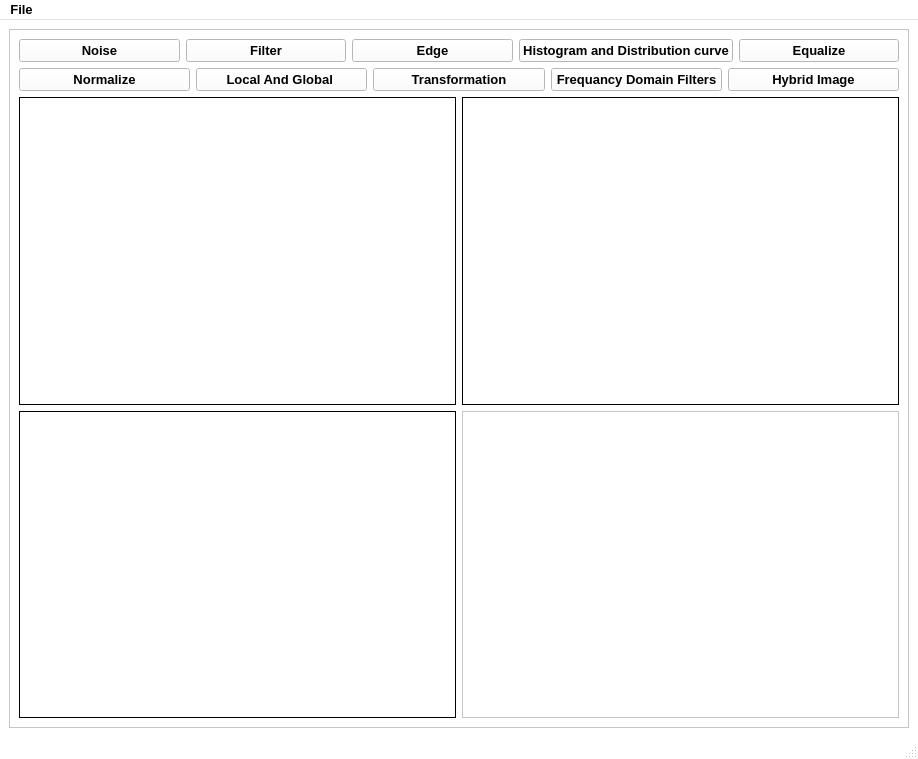
<?xml version="1.0" encoding="UTF-8"?>
<ui version="4.0">
 <class>MainWindow</class>
 <widget class="QMainWindow" name="MainWindow">
  <property name="geometry">
   <rect>
    <x>0</x>
    <y>0</y>
    <width>918</width>
    <height>759</height>
   </rect>
  </property>
  <property name="palette">
   <palette>
    <active>
     <colorrole role="WindowText">
      <brush brushstyle="SolidPattern">
       <color alpha="255">
        <red>0</red>
        <green>0</green>
        <blue>0</blue>
       </color>
      </brush>
     </colorrole>
     <colorrole role="Button">
      <brush brushstyle="SolidPattern">
       <color alpha="255">
        <red>255</red>
        <green>255</green>
        <blue>255</blue>
       </color>
      </brush>
     </colorrole>
     <colorrole role="Light">
      <brush brushstyle="SolidPattern">
       <color alpha="255">
        <red>255</red>
        <green>255</green>
        <blue>255</blue>
       </color>
      </brush>
     </colorrole>
     <colorrole role="Midlight">
      <brush brushstyle="SolidPattern">
       <color alpha="255">
        <red>255</red>
        <green>255</green>
        <blue>255</blue>
       </color>
      </brush>
     </colorrole>
     <colorrole role="Dark">
      <brush brushstyle="SolidPattern">
       <color alpha="255">
        <red>127</red>
        <green>127</green>
        <blue>127</blue>
       </color>
      </brush>
     </colorrole>
     <colorrole role="Mid">
      <brush brushstyle="SolidPattern">
       <color alpha="255">
        <red>170</red>
        <green>170</green>
        <blue>170</blue>
       </color>
      </brush>
     </colorrole>
     <colorrole role="Text">
      <brush brushstyle="SolidPattern">
       <color alpha="255">
        <red>0</red>
        <green>0</green>
        <blue>0</blue>
       </color>
      </brush>
     </colorrole>
     <colorrole role="BrightText">
      <brush brushstyle="SolidPattern">
       <color alpha="255">
        <red>255</red>
        <green>255</green>
        <blue>255</blue>
       </color>
      </brush>
     </colorrole>
     <colorrole role="ButtonText">
      <brush brushstyle="SolidPattern">
       <color alpha="255">
        <red>0</red>
        <green>0</green>
        <blue>0</blue>
       </color>
      </brush>
     </colorrole>
     <colorrole role="Base">
      <brush brushstyle="SolidPattern">
       <color alpha="255">
        <red>255</red>
        <green>255</green>
        <blue>255</blue>
       </color>
      </brush>
     </colorrole>
     <colorrole role="Window">
      <brush brushstyle="SolidPattern">
       <color alpha="255">
        <red>255</red>
        <green>255</green>
        <blue>255</blue>
       </color>
      </brush>
     </colorrole>
     <colorrole role="Shadow">
      <brush brushstyle="SolidPattern">
       <color alpha="255">
        <red>0</red>
        <green>0</green>
        <blue>0</blue>
       </color>
      </brush>
     </colorrole>
     <colorrole role="AlternateBase">
      <brush brushstyle="SolidPattern">
       <color alpha="255">
        <red>255</red>
        <green>255</green>
        <blue>255</blue>
       </color>
      </brush>
     </colorrole>
     <colorrole role="ToolTipBase">
      <brush brushstyle="SolidPattern">
       <color alpha="255">
        <red>255</red>
        <green>255</green>
        <blue>220</blue>
       </color>
      </brush>
     </colorrole>
     <colorrole role="ToolTipText">
      <brush brushstyle="SolidPattern">
       <color alpha="255">
        <red>0</red>
        <green>0</green>
        <blue>0</blue>
       </color>
      </brush>
     </colorrole>
    </active>
    <inactive>
     <colorrole role="WindowText">
      <brush brushstyle="SolidPattern">
       <color alpha="255">
        <red>0</red>
        <green>0</green>
        <blue>0</blue>
       </color>
      </brush>
     </colorrole>
     <colorrole role="Button">
      <brush brushstyle="SolidPattern">
       <color alpha="255">
        <red>255</red>
        <green>255</green>
        <blue>255</blue>
       </color>
      </brush>
     </colorrole>
     <colorrole role="Light">
      <brush brushstyle="SolidPattern">
       <color alpha="255">
        <red>255</red>
        <green>255</green>
        <blue>255</blue>
       </color>
      </brush>
     </colorrole>
     <colorrole role="Midlight">
      <brush brushstyle="SolidPattern">
       <color alpha="255">
        <red>255</red>
        <green>255</green>
        <blue>255</blue>
       </color>
      </brush>
     </colorrole>
     <colorrole role="Dark">
      <brush brushstyle="SolidPattern">
       <color alpha="255">
        <red>127</red>
        <green>127</green>
        <blue>127</blue>
       </color>
      </brush>
     </colorrole>
     <colorrole role="Mid">
      <brush brushstyle="SolidPattern">
       <color alpha="255">
        <red>170</red>
        <green>170</green>
        <blue>170</blue>
       </color>
      </brush>
     </colorrole>
     <colorrole role="Text">
      <brush brushstyle="SolidPattern">
       <color alpha="255">
        <red>0</red>
        <green>0</green>
        <blue>0</blue>
       </color>
      </brush>
     </colorrole>
     <colorrole role="BrightText">
      <brush brushstyle="SolidPattern">
       <color alpha="255">
        <red>255</red>
        <green>255</green>
        <blue>255</blue>
       </color>
      </brush>
     </colorrole>
     <colorrole role="ButtonText">
      <brush brushstyle="SolidPattern">
       <color alpha="255">
        <red>0</red>
        <green>0</green>
        <blue>0</blue>
       </color>
      </brush>
     </colorrole>
     <colorrole role="Base">
      <brush brushstyle="SolidPattern">
       <color alpha="255">
        <red>255</red>
        <green>255</green>
        <blue>255</blue>
       </color>
      </brush>
     </colorrole>
     <colorrole role="Window">
      <brush brushstyle="SolidPattern">
       <color alpha="255">
        <red>255</red>
        <green>255</green>
        <blue>255</blue>
       </color>
      </brush>
     </colorrole>
     <colorrole role="Shadow">
      <brush brushstyle="SolidPattern">
       <color alpha="255">
        <red>0</red>
        <green>0</green>
        <blue>0</blue>
       </color>
      </brush>
     </colorrole>
     <colorrole role="AlternateBase">
      <brush brushstyle="SolidPattern">
       <color alpha="255">
        <red>255</red>
        <green>255</green>
        <blue>255</blue>
       </color>
      </brush>
     </colorrole>
     <colorrole role="ToolTipBase">
      <brush brushstyle="SolidPattern">
       <color alpha="255">
        <red>255</red>
        <green>255</green>
        <blue>220</blue>
       </color>
      </brush>
     </colorrole>
     <colorrole role="ToolTipText">
      <brush brushstyle="SolidPattern">
       <color alpha="255">
        <red>0</red>
        <green>0</green>
        <blue>0</blue>
       </color>
      </brush>
     </colorrole>
    </inactive>
    <disabled>
     <colorrole role="WindowText">
      <brush brushstyle="SolidPattern">
       <color alpha="255">
        <red>127</red>
        <green>127</green>
        <blue>127</blue>
       </color>
      </brush>
     </colorrole>
     <colorrole role="Button">
      <brush brushstyle="SolidPattern">
       <color alpha="255">
        <red>255</red>
        <green>255</green>
        <blue>255</blue>
       </color>
      </brush>
     </colorrole>
     <colorrole role="Light">
      <brush brushstyle="SolidPattern">
       <color alpha="255">
        <red>255</red>
        <green>255</green>
        <blue>255</blue>
       </color>
      </brush>
     </colorrole>
     <colorrole role="Midlight">
      <brush brushstyle="SolidPattern">
       <color alpha="255">
        <red>255</red>
        <green>255</green>
        <blue>255</blue>
       </color>
      </brush>
     </colorrole>
     <colorrole role="Dark">
      <brush brushstyle="SolidPattern">
       <color alpha="255">
        <red>127</red>
        <green>127</green>
        <blue>127</blue>
       </color>
      </brush>
     </colorrole>
     <colorrole role="Mid">
      <brush brushstyle="SolidPattern">
       <color alpha="255">
        <red>170</red>
        <green>170</green>
        <blue>170</blue>
       </color>
      </brush>
     </colorrole>
     <colorrole role="Text">
      <brush brushstyle="SolidPattern">
       <color alpha="255">
        <red>127</red>
        <green>127</green>
        <blue>127</blue>
       </color>
      </brush>
     </colorrole>
     <colorrole role="BrightText">
      <brush brushstyle="SolidPattern">
       <color alpha="255">
        <red>255</red>
        <green>255</green>
        <blue>255</blue>
       </color>
      </brush>
     </colorrole>
     <colorrole role="ButtonText">
      <brush brushstyle="SolidPattern">
       <color alpha="255">
        <red>127</red>
        <green>127</green>
        <blue>127</blue>
       </color>
      </brush>
     </colorrole>
     <colorrole role="Base">
      <brush brushstyle="SolidPattern">
       <color alpha="255">
        <red>255</red>
        <green>255</green>
        <blue>255</blue>
       </color>
      </brush>
     </colorrole>
     <colorrole role="Window">
      <brush brushstyle="SolidPattern">
       <color alpha="255">
        <red>255</red>
        <green>255</green>
        <blue>255</blue>
       </color>
      </brush>
     </colorrole>
     <colorrole role="Shadow">
      <brush brushstyle="SolidPattern">
       <color alpha="255">
        <red>0</red>
        <green>0</green>
        <blue>0</blue>
       </color>
      </brush>
     </colorrole>
     <colorrole role="AlternateBase">
      <brush brushstyle="SolidPattern">
       <color alpha="255">
        <red>255</red>
        <green>255</green>
        <blue>255</blue>
       </color>
      </brush>
     </colorrole>
     <colorrole role="ToolTipBase">
      <brush brushstyle="SolidPattern">
       <color alpha="255">
        <red>255</red>
        <green>255</green>
        <blue>220</blue>
       </color>
      </brush>
     </colorrole>
     <colorrole role="ToolTipText">
      <brush brushstyle="SolidPattern">
       <color alpha="255">
        <red>0</red>
        <green>0</green>
        <blue>0</blue>
       </color>
      </brush>
     </colorrole>
    </disabled>
   </palette>
  </property>
  <property name="font">
   <font>
    <family>MS Sans Serif</family>
    <pointsize>10</pointsize>
    <weight>75</weight>
    <bold>true</bold>
   </font>
  </property>
  <property name="windowTitle">
   <string>MainWindow</string>
  </property>
  <widget class="QWidget" name="centralwidget">
   <layout class="QGridLayout" name="gridLayout_4">
    <item row="0" column="0">
     <widget class="QFrame" name="frame">
      <property name="frameShape">
       <enum>QFrame::StyledPanel</enum>
      </property>
      <property name="frameShadow">
       <enum>QFrame::Raised</enum>
      </property>
      <layout class="QGridLayout" name="gridLayout_3">
       <item row="1" column="0">
        <layout class="QGridLayout" name="gridLayout">
         <item row="0" column="0">
          <layout class="QGridLayout" name="gridLayout_2">
           <item row="1" column="0">
            <layout class="QHBoxLayout" name="horizontalLayout_3">
             <item>
              <widget class="QPushButton" name="normalize">
               <property name="text">
                <string>Normalize</string>
               </property>
               <property name="shortcut">
                <string/>
               </property>
               <property name="autoDefault">
                <bool>false</bool>
               </property>
               <property name="default">
                <bool>false</bool>
               </property>
               <property name="flat">
                <bool>false</bool>
               </property>
              </widget>
             </item>
             <item>
              <widget class="QPushButton" name="localNglobal">
               <property name="text">
                <string>Local And Global </string>
               </property>
               <property name="shortcut">
                <string/>
               </property>
               <property name="autoDefault">
                <bool>false</bool>
               </property>
               <property name="default">
                <bool>false</bool>
               </property>
               <property name="flat">
                <bool>false</bool>
               </property>
              </widget>
             </item>
             <item>
              <widget class="QPushButton" name="transformation">
               <property name="text">
                <string>Transformation</string>
               </property>
               <property name="shortcut">
                <string/>
               </property>
               <property name="autoDefault">
                <bool>false</bool>
               </property>
               <property name="default">
                <bool>false</bool>
               </property>
               <property name="flat">
                <bool>false</bool>
               </property>
              </widget>
             </item>
             <item>
              <widget class="QPushButton" name="freqDominFilter">
               <property name="text">
                <string>Frequancy Domain Filters</string>
               </property>
               <property name="shortcut">
                <string/>
               </property>
               <property name="autoDefault">
                <bool>false</bool>
               </property>
               <property name="default">
                <bool>false</bool>
               </property>
               <property name="flat">
                <bool>false</bool>
               </property>
              </widget>
             </item>
             <item>
              <widget class="QPushButton" name="hybrid">
               <property name="text">
                <string>Hybrid Image</string>
               </property>
               <property name="shortcut">
                <string/>
               </property>
               <property name="autoDefault">
                <bool>false</bool>
               </property>
               <property name="default">
                <bool>false</bool>
               </property>
               <property name="flat">
                <bool>false</bool>
               </property>
              </widget>
             </item>
            </layout>
           </item>
           <item row="0" column="0">
            <layout class="QHBoxLayout" name="horizontalLayout">
             <item>
              <widget class="QPushButton" name="noise">
               <property name="text">
                <string>Noise</string>
               </property>
               <property name="shortcut">
                <string/>
               </property>
               <property name="autoDefault">
                <bool>false</bool>
               </property>
               <property name="default">
                <bool>false</bool>
               </property>
               <property name="flat">
                <bool>false</bool>
               </property>
              </widget>
             </item>
             <item>
              <widget class="QPushButton" name="filter">
               <property name="text">
                <string>Filter</string>
               </property>
               <property name="shortcut">
                <string/>
               </property>
               <property name="autoDefault">
                <bool>false</bool>
               </property>
               <property name="default">
                <bool>false</bool>
               </property>
               <property name="flat">
                <bool>false</bool>
               </property>
              </widget>
             </item>
             <item>
              <widget class="QPushButton" name="edge">
               <property name="text">
                <string>Edge</string>
               </property>
               <property name="shortcut">
                <string/>
               </property>
               <property name="autoDefault">
                <bool>false</bool>
               </property>
               <property name="default">
                <bool>false</bool>
               </property>
               <property name="flat">
                <bool>false</bool>
               </property>
              </widget>
             </item>
             <item>
              <widget class="QPushButton" name="histogram">
               <property name="text">
                <string>Histogram and Distribution curve</string>
               </property>
               <property name="shortcut">
                <string/>
               </property>
               <property name="autoDefault">
                <bool>false</bool>
               </property>
               <property name="default">
                <bool>false</bool>
               </property>
               <property name="flat">
                <bool>false</bool>
               </property>
              </widget>
             </item>
             <item>
              <widget class="QPushButton" name="equalize">
               <property name="text">
                <string>Equalize</string>
               </property>
               <property name="shortcut">
                <string/>
               </property>
               <property name="autoDefault">
                <bool>false</bool>
               </property>
               <property name="default">
                <bool>false</bool>
               </property>
               <property name="flat">
                <bool>false</bool>
               </property>
              </widget>
             </item>
            </layout>
           </item>
          </layout>
         </item>
         <item row="1" column="0">
          <layout class="QHBoxLayout" name="horizontalLayout_4">
           <item>
            <layout class="QVBoxLayout" name="verticalLayout_2">
             <item>
              <widget class="QLabel" name="Input1">
               <property name="frameShape">
                <enum>QFrame::Box</enum>
               </property>
               <property name="text">
                <string/>
               </property>
              </widget>
             </item>
             <item>
              <widget class="QLabel" name="input2">
               <property name="frameShape">
                <enum>QFrame::Box</enum>
               </property>
               <property name="text">
                <string/>
               </property>
              </widget>
             </item>
            </layout>
           </item>
           <item>
            <layout class="QVBoxLayout" name="verticalLayout">
             <item>
              <widget class="QLabel" name="output1">
               <property name="sizePolicy">
                <sizepolicy hsizetype="Ignored" vsizetype="Ignored">
                 <horstretch>0</horstretch>
                 <verstretch>0</verstretch>
                </sizepolicy>
               </property>
               <property name="frameShape">
                <enum>QFrame::Box</enum>
               </property>
               <property name="text">
                <string/>
               </property>
              </widget>
             </item>
             <item>
              <widget class="pyqtgraph" name="graph">
               <property name="sizePolicy">
                <sizepolicy hsizetype="Ignored" vsizetype="Ignored">
                 <horstretch>0</horstretch>
                 <verstretch>0</verstretch>
                </sizepolicy>
               </property>
               <property name="frameShadow">
                <enum>QFrame::Sunken</enum>
               </property>
              </widget>
             </item>
            </layout>
           </item>
          </layout>
         </item>
        </layout>
       </item>
      </layout>
     </widget>
    </item>
   </layout>
  </widget>
  <widget class="QMenuBar" name="menubar">
   <property name="geometry">
    <rect>
     <x>0</x>
     <y>0</y>
     <width>918</width>
     <height>26</height>
    </rect>
   </property>
   <widget class="QMenu" name="menuInput">
    <property name="title">
     <string>File</string>
    </property>
    <addaction name="actionInput"/>
    <addaction name="separator"/>
    <addaction name="actionExit"/>
   </widget>
   <addaction name="menuInput"/>
  </widget>
  <widget class="QStatusBar" name="statusbar"/>
  <action name="actionInput">
   <property name="text">
    <string>Input</string>
   </property>
  </action>
  <action name="actionExit">
   <property name="text">
    <string>Exit</string>
   </property>
  </action>
 </widget>
 <customwidgets>
  <customwidget>
   <class>pyqtgraph</class>
   <extends>QGraphicsView</extends>
   <header>PlotWidget</header>
  </customwidget>
 </customwidgets>
 <resources/>
 <connections/>
</ui>
